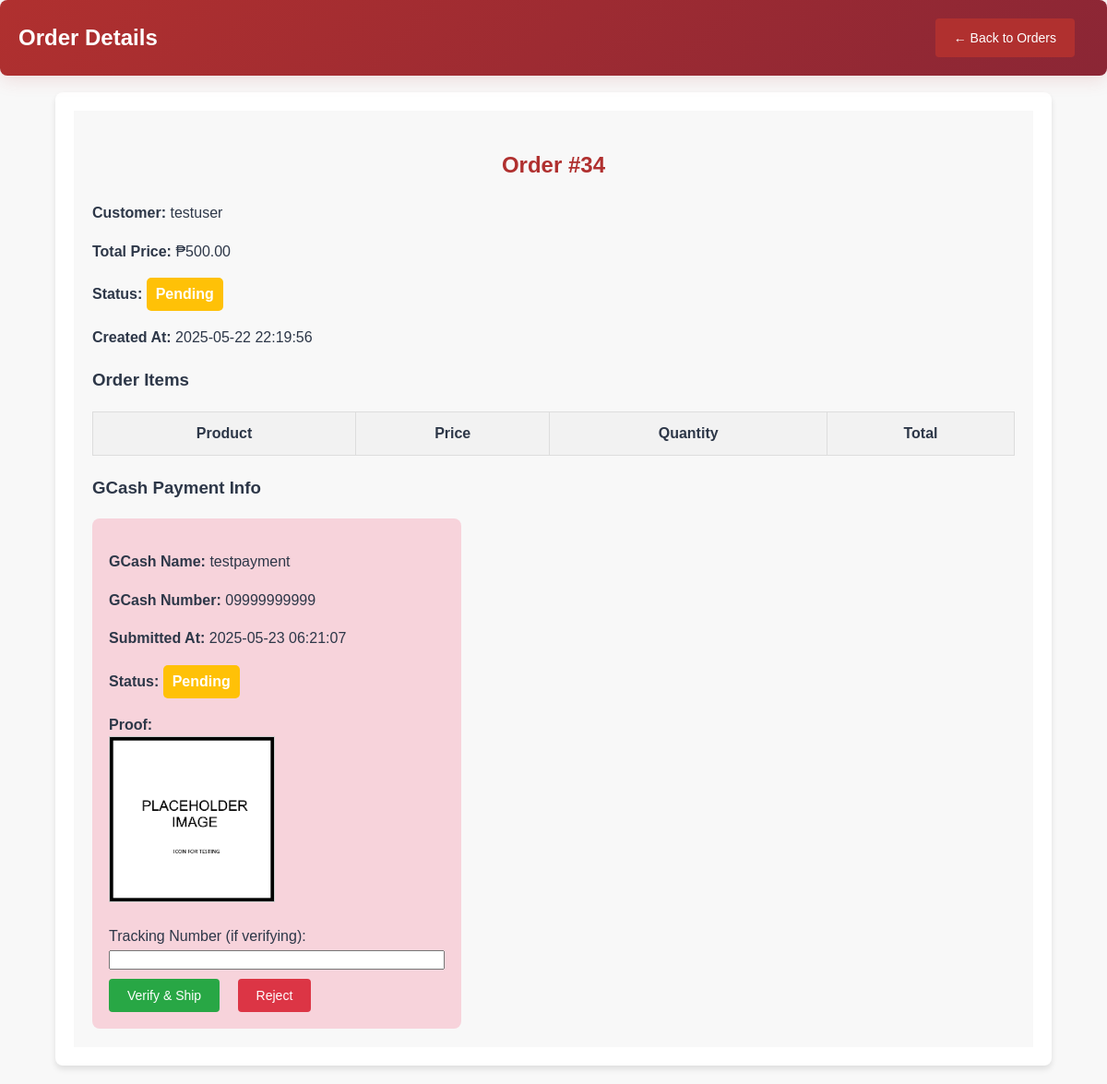
Page /admin/view_order.php?order_id=34 (signed in) on the committed database.
### tables this page shows
CREATE TABLE `orders` (
  `order_id` int(11) NOT NULL,
  `user_id` int(11) NOT NULL,
  `total_price` decimal(10,2) NOT NULL,
  `status` enum('Pending','Shipped','Delivered','Cancelled') NOT NULL DEFAULT 'Pending',
  `created_at` timestamp NOT NULL DEFAULT current_timestamp(),
  `tracking_number` varchar(100) DEFAULT NULL
);

CREATE TABLE `users` (
  `user_id` int(11) NOT NULL,
  `username` varchar(50) NOT NULL,
  `email` varchar(100) NOT NULL,
  `password` varchar(255) NOT NULL,
  `created_at` timestamp NOT NULL DEFAULT current_timestamp(),
  `role` enum('admin','user','superadmin','supplier') DEFAULT 'user',
  `contact_number` varchar(20) DEFAULT NULL
);

CREATE TABLE `payments` (
  `payment_id` int(11) NOT NULL,
  `order_id` int(11) NOT NULL,
  `gcash_name` varchar(100) DEFAULT NULL,
  `gcash_number` varchar(30) DEFAULT NULL,
  `proof_image` varchar(255) DEFAULT NULL,
  `status` enum('Pending','Verified','Rejected') DEFAULT 'Pending',
  `submitted_at` datetime DEFAULT current_timestamp()
);

### admin/view_order.php (the view, shortened to what this page needs)
<?php
include "../includes/db_connect.php";
$order_id = $_GET['order_id'];
$order_query = "SELECT o.order_id, o.total_price, o.status, o.created_at, u.username
                FROM orders o
                JOIN users u ON o.user_id = u.user_id
                WHERE o.order_id = ?";
$stmt = $conn->prepare($order_query);
$stmt->bind_param("i", $order_id);
$stmt->execute();
$order_result = $stmt->get_result();
$order = $order_result->fetch_assoc();
$payment_stmt = $conn->prepare("SELECT * FROM payments WHERE order_id = ? ORDER BY submitted_at DESC LIMIT 1");
$payment_stmt->bind_param("i", $order_id);
$payment_stmt->execute();
$payment_result = $payment_stmt->get_result();
$payment = $payment_result->fetch_assoc();
?>
<!DOCTYPE html>
<html lang="en">
<head>
    <link rel="stylesheet" href="../assets/css/styles.css" />
    <link rel="stylesheet" href="../assets/css/dashboard.css" />
    <link rel="stylesheet" href="../assets/css/admin.css" />
</head>
<body>
    <div class="admin-container">
        <header class="admin-header">
            <h1>Order Details</h1>
            <a href="orders.php" class="btn">← Back to Orders</a>
        </header>
        <main class="admin-main">
            <h2>Order #<?= htmlspecialchars($order['order_id']) ?></h2>
            <div class="order-details">
                <p><strong>Customer:</strong> <?= htmlspecialchars($order['username']) ?></p>
                <p><strong>Total Price:</strong> ₱<?= number_format($order['total_price'], 2) ?></p>
                <p><strong>Status:</strong> <span class="status <?= strtolower($order['status']) ?>"><?= htmlspecialchars($order['status']) ?></span></p>
                <p><strong>Created At:</strong> <?= htmlspecialchars($order['created_at']) ?></p>
            </div>
            <h3>Order Items</h3>
            <table>
                <thead>
                    <tr>
                        <th>Product</th>
                        <th>Price</th>
                        <th>Quantity</th>
                        <th>Total</th>
                    </tr>
                </thead>
            </table>
            <?php if ($payment): ?>
                <h3>GCash Payment Info</h3>
                <div style="background:#f7d3db;padding:18px;border-radius:8px;max-width:400px;">
                    <p><strong>GCash Name:</strong> <?= htmlspecialchars($payment['gcash_name']) ?></p>
                    <p><strong>GCash Number:</strong> <?= htmlspecialchars($payment['gcash_number']) ?></p>
                    <p><strong>Submitted At:</strong> <?= htmlspecialchars($payment['submitted_at']) ?></p>
                    <p><strong>Status:</strong> <span class="status <?= strtolower($payment['status']) ?>"><?= htmlspecialchars($payment['status']) ?></span></p>
                    <p><strong>Proof:</strong><br>
                        <a href="../assets/payments/<?= htmlspecialchars($payment['proof_image']) ?>" target="_blank">
                            <img src="../assets/payments/<?= htmlspecialchars($payment['proof_image']) ?>" alt="GCash Proof" style="max-width:180px;border:1px solid #ccc;">
                        </a>
                    </p>
                    <?php if ($payment['status'] === 'Pending'): ?>
                        <form method="POST" action="verify_payment.php" style="margin-top:16px;">
                            <label>Tracking Number (if verifying):</label>
                            <input type="text" name="tracking_number" style="width:100%;margin-bottom:10px;">
                            <button type="submit" name="action" value="verify" class="btn" style="background:#28a745;">Verify & Ship</button>
                            <button type="submit" name="action" value="reject" class="btn" style="background:#dc3545;">Reject</button>
                        </form>
                    <?php endif; ?>
                </div>
            <?php else: ?>
                <h3>No payment submitted yet.</h3>
            <?php endif; ?>
        </main>
    </div>
</body>
</html>

### assets/css/styles.css (style rules this page uses)
body { font-family: 'Inter', 'Segoe UI', Tahoma, Geneva, Verdana, sans-serif; margin: 0; padding: 0; background-color: #f8faf9; line-height: 1.6; color: #2d3748; overflow-x: hidden; }
*, *::before, *::after { box-sizing: border-box; }
header { background: linear-gradient(135deg, #b0302f 0%, #8b2635 100%); color: white; padding: 12px 20px; display: flex; justify-content: space-between; align-items: center; position: fixed; top: 0; left: 0; width: 100%; z-index: 1000; box-shadow: 0 4px 20px rgba(176, 48, 47, 0.15); backdrop-filter: blur(10px); transition: all 0.3s ease; }
main { padding: 120px 20px 40px; min-height: 100vh; background: linear-gradient(135deg, #f8faf9 0%, #f1f5f9 100%); }
main { padding: 110px 20px 20px; min-height: 100vh; background: #f8f8f8; }
button, .btn, .add-to-cart, .logout-button, .back-button { background-color: #b0302f; border: none; color: white; cursor: pointer; font-size: 18px; padding: 10px 15px; border-radius: 5px; transition: background-color 0.3s ease; margin-right: 15px; }
.btn { padding: 5px 10px; text-decoration: none; background-color: #b0302f; color: white; border-radius: 3px; border: none; cursor: pointer; }

### assets/css/dashboard.css (style rules this page uses)
body { font-family: Arial, sans-serif; background-color: #f8f8f8; margin: 0; padding: 0; }
table { width: 100%; border-collapse: collapse; text-align: center; }
th, td { padding: 8px; border: 1px solid #ddd; text-align: center; }
th { background-color: #f2f2f2; }

### assets/css/admin.css (style rules this page uses)
body { font-family: Arial, sans-serif; background-color: #f8f8f8; margin: 0; padding: 0; padding-top: 120px !important; }
.admin-container { width: 90%; max-width: 1200px; margin: 0 auto 20px; padding: 20px; background-color: white; border-radius: 8px; box-shadow: 0 4px 6px rgba(0, 0, 0, 0.1); }
.admin-header { background-color: #b0302f; color: white; padding: 20px; border-radius: 8px; display: flex; justify-content: space-between; align-items: center; margin-bottom: 20px; }
.admin-header h1 { margin: 0; font-size: 24px; }
.btn { background-color: #b0302f; color: white; border: none; border-radius: 4px; text-decoration: none; font-size: 14px; cursor: pointer; padding: 10px 20px; transition: background-color 0.3s; }
.admin-main { margin-top: 0; padding: 20px; }
.admin-main h2 { color: #b0302f; margin-bottom: 20px; text-align: center; }
table { width: 100%; border-collapse: collapse; margin-bottom: 20px; }
th, td { padding: 10px; border: 1px solid #ddd; text-align: center; }
th { background-color: #f2f2f2; }
.status { padding: 5px 10px; border-radius: 5px; font-weight: bold; color: white; display: inline-block; }
.status.pending { background-color: #ffc107; }

### admin/view_order.php (style rules this page uses)
body { padding-top: 100px !important; }
.admin-container { margin-top: 20; }

### rows in the picture
orders: order_id "34", user.username "testuser", total_price "500.00", status "Pending", created_at "2025-05-22 22:19:56"
payments: gcash_name "testpayment", gcash_number "09999999999", submitted_at "2025-05-23 06:21:07", status "Pending", proof_image (picture)
